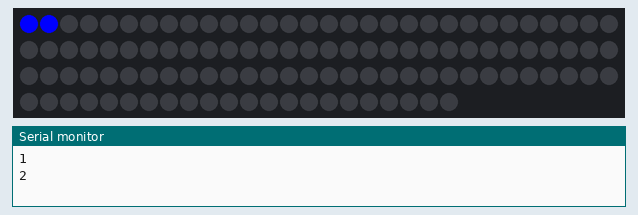
A sketch run on a simulated Arduino Uno, built with avr-gcc and run on an emulated ATmega328P. On the bench: 112 RGB LEDs in strip order, left to right, continuing on the next row, the last lines printed to the serial monitor. Colours are those a GRB WS2812 strip shows for the declared byte order.

Above: at 0.16 s.
At 3.0 s:
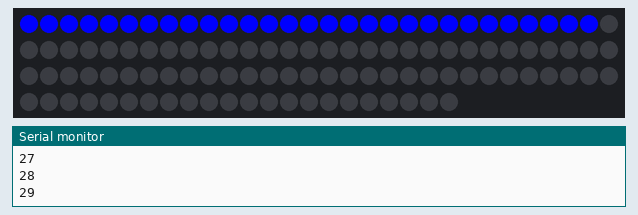
At 5.96 s:
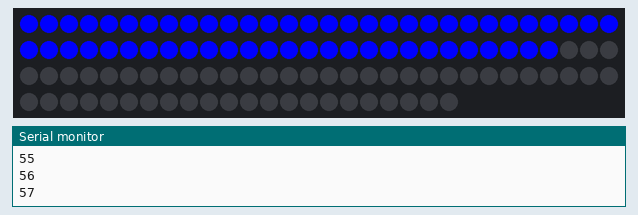
At 8.91 s:
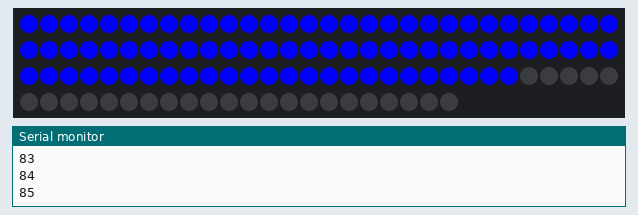
At 11.8 s:
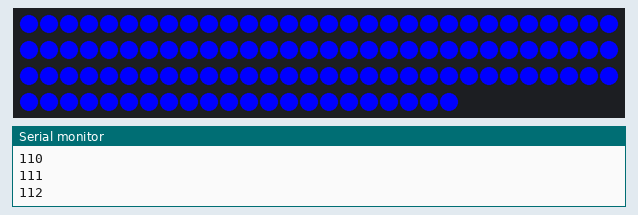

The sketch:

ArduinoSetupNoMic.ino
```cpp
// LED Settings
#include <FastLED.h>
#define LED_PIN     12
#define LED_TYPE    WS2812
#define COLOR_ORDER RGB

#define NUM_LEDS    112 //(12+56+56)
CRGB leds[NUM_LEDS];

int colour = 0;

void setup() {
  Serial.begin(115200);
  // put your setup code here, to run once:

  //LED SETUP
  FastLED.addLeds<LED_TYPE, LED_PIN, COLOR_ORDER>(leds, NUM_LEDS);
  FastLED.setBrightness(255);
  fill_solid(leds, NUM_LEDS, CRGB(0,0,0));         // fill all black
  FastLED.show();
  pinMode(LED_PIN, OUTPUT);
}

void loop() {
  // put your main code here, to run repeatedly:

  colour++;
  if(colour == 224) colour = 0;
  Serial.println(colour);

  //leds[0] = CHSV(colour, 255, 255);
  leds[0] = CRGB::Blue;

  for (int i = (NUM_LEDS-1); i > 0; i--) {
      leds[i] = leds[i-1];
    }

  delay(100);
  //Update leds
  FastLED.show();
}
```
